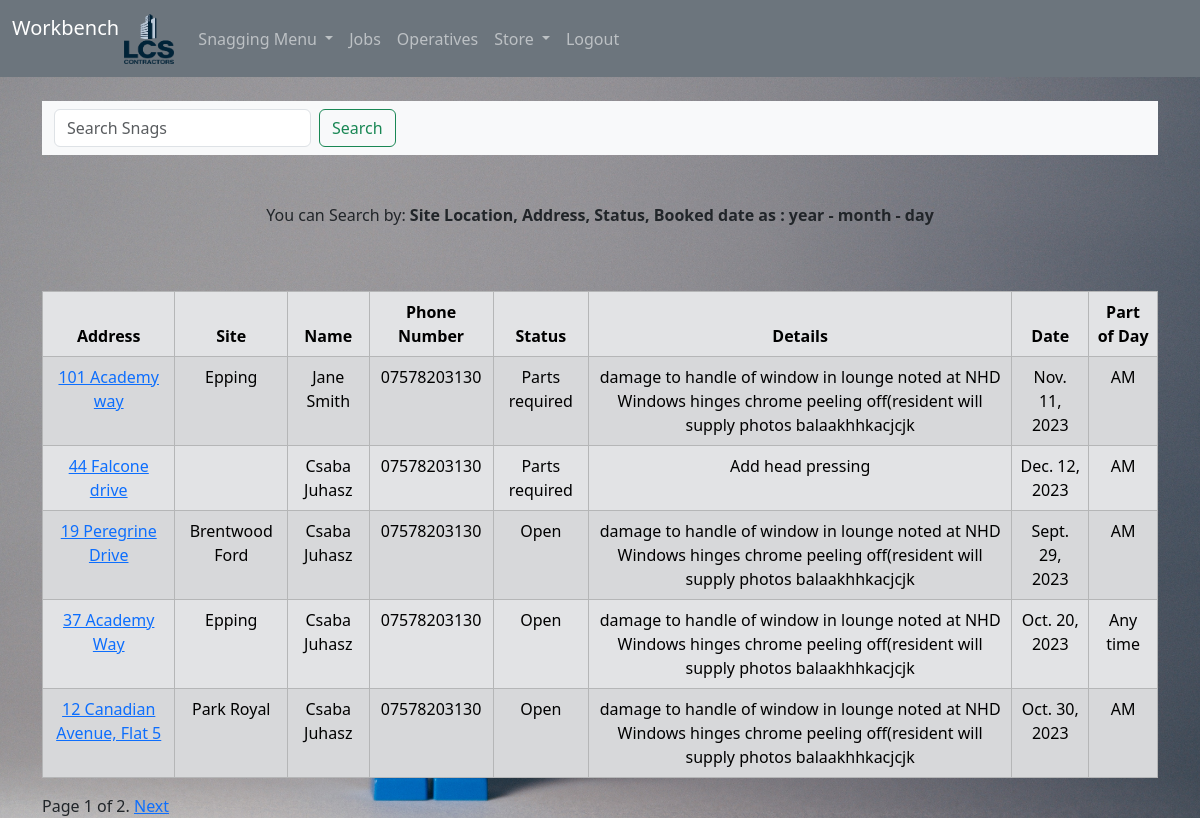
The app's page /snag_list/ (signed in) with its own data.
### snags/models.py (models this page shows, shortened)
class Snag(models.Model):
    status_open = "Open"
    status_closed = "Closed"
    status_delivery = "Parts required"
    status_choices = [
        (status_open, "Open"),
        (status_closed, "Closed"),
        (status_delivery, "Parts required"),
    ]
    am_pm_am = "AM"
    am_pm_pm = "PM"
    am_pm_pm = "Any time"
    am_pm_choices = [
        (am_pm_am, "AM"),
        (am_pm_pm, "PM"),
        (am_pm_pm, "Any time"),
    ]
    site = models.CharField(max_length=200, null=True, blank=True)
    address = models.CharField(max_length=200)
    post_code = models.CharField(max_length=200)
    plot_number = models.PositiveIntegerField()
    ref_number = models.CharField(max_length=200)
    first_name = models.CharField(max_length=200)
    last_name = models.CharField(max_length=200)
    phone_number = models.CharField(max_length=200)
    email = models.EmailField(max_length=200)
    snag_details = models.TextField(null=True, blank=True)
    notes = models.TextField(null=True, blank=True)
    booked_date = models.DateField(null=True)
    am_pm = models.CharField(max_length=10, choices=am_pm_choices, default=am_pm_am)
    status = models.CharField(
        max_length=20, choices=status_choices, default=status_open
    )
    created_at = models.DateTimeField(auto_now_add=True)
    fnh_ref_number = models.CharField(max_length=200, blank=True)
    completition_date = models.DateField(null=True, blank=True)
    class Meta:
        ordering = ["booked_date"]

### snags/views.py (the view)
# urls.py: path("snag_list/", views.snag_list, name="snags/snag_list"),
def snag_list(request):
    p = Paginator(
        Snag.objects.all().order_by(
            "-status",
            "booked_date",
            "am_pm",
            "site",
        ),
        5,
    )
    page_number = request.GET.get("page")
    snags = p.get_page(page_number)
    return render(request, "snags/snag_list.html", {"snags": snags})

### snags/templates/snags/snag_list.html (shortened to what this page needs)
{%extends 'base.html'%} {%block content%}
<nav class="navbar bg-body-tertiary">
  {%if user.is_authenticated and user.is_staff %}
  <div class="container-fluid">
    <form class="d-flex" method="POST" action="{%url 'search' %}" role="search">
      <input
        class="form-control me-2"
        type="search"
        placeholder="Search Snags"
        aria-label="Search"
        name="searched"
      />
      <button class="btn btn-outline-success" type="submit">Search</button>
    </form>
  </div>
</nav>
<br />
<div>
  <br />
  <p>
    You can Search by:
    <strong>
      Site Location, Address, Status, Booked date as : year - month - day
    </strong>
  </p>
  <br />
</div>
<br />
<table class="table table-hover table-bordered table-secondary table-striped">
  <thead class="table-secondary">
    <tr>
      <th scope="col">Address</th>
      <th scope="col">Site</th>
      <th scope="col">Name</th>
      <th scope="col">Phone Number</th>
      <th scope="col">Status</th>
      <th scope="col">Details</th>
      <th scope="col">Date</th>
      <th scope="col">Part of Day</th>
    </tr>
  </thead>
  <tbody>
    {% if snags %} {%for snag in snags%}
    <tr>
      <td>
        <a href="{% url 'snags/customer' snag.id %}">{{ snag.address }}</a>
      </td>
      <td>{{snag.site}}</td>
      <td>{{snag.first_name}} {{snag.last_name}}</td>
      <td>{{snag.phone_number}}</td>
      <td>{{snag.status}}</td>
      <td>{{snag.snag_details}}</td>
      <td>{{snag.booked_date}}</td>
      <td>{{snag.am_pm}}</td>
    </tr>
    {%endfor%}
  </tbody>
</table>
{% endif %} {% include "pagination.html" with page=snags %}{% endif %} {% endblock %}

### static/style.css (style rules this page uses)
body { background-image: url(bkg1.jpg); background-color: cadetblue; background-size: cover; background-attachment: fixed; background-position: center; height: auto; background-repeat: no-repeat; text-align: center; }

### records on screen
Snag: address "101 Academy way", site "Epping", first_name "Jane", last_name "Smith", phone_number "07578203130", status "Parts required", snag_details "damage to handle of window in lounge noted at NHD Windows hinges chrome peeling off(resident will supply photos balaakhhkacjcjk", booked_date "Nov. 11, 2023", am_pm "AM"
Snag: address "44 Falcone drive", first_name "Csaba", last_name "Juhasz", phone_number "07578203130", status "Parts required", snag_details "Add head pressing", booked_date "Dec. 12, 2023", am_pm "AM"
Snag: address "19 Peregrine Drive", site "Brentwood Ford", first_name "Csaba", last_name "Juhasz", phone_number "07578203130", status "Open", snag_details "damage to handle of window in lounge noted at NHD Windows hinges chrome peeling off(resident will supply photos balaakhhkacjcjk", booked_date "Sept. 29, 2023", am_pm "AM"
Snag: address "37 Academy Way", site "Epping", first_name "Csaba", last_name "Juhasz", phone_number "07578203130", status "Open", snag_details "damage to handle of window in lounge noted at NHD Windows hinges chrome peeling off(resident will supply photos balaakhhkacjcjk", booked_date "Oct. 20, 2023", am_pm "Any time"
Snag: address "12 Canadian Avenue, Flat 5", site "Park Royal", first_name "Csaba", last_name "Juhasz", phone_number "07578203130", status "Open", snag_details "damage to handle of window in lounge noted at NHD Windows hinges chrome peeling off(resident will supply photos balaakhhkacjcjk", booked_date "Oct. 30, 2023", am_pm "AM"

### other values on screen
{{ page.number }} "1"
{{ page.paginator.num_pages }} "2"
